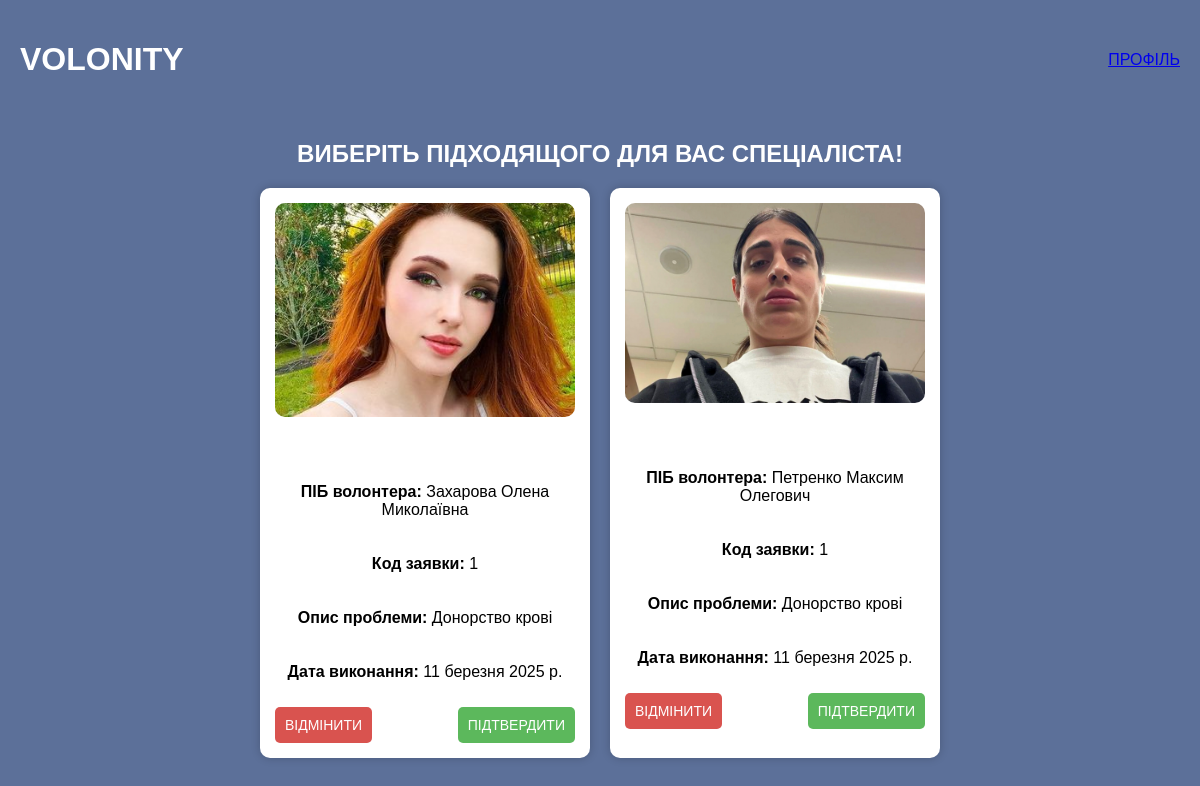
The page /catalog/services/ (signed in) on the database its author committed.
### catalog/models.py (models this page shows, shortened)
class Service(models.Model):
    id_service = models.IntegerField(primary_key=True)  # Первинний ключ
    code_request = models.ForeignKey(Request, on_delete=models.CASCADE)  # Зв'язок з Request
    execution_date = models.DateField()  # Дата виконання
    id_volunteer = models.ForeignKey(Volunteer, on_delete=models.CASCADE)  # Зв'язок з Volunteer

class Request(models.Model):
    id_needy = models.ForeignKey(Needy, on_delete=models.CASCADE)  # Зв'язок з Needy
    code_type_work = models.ForeignKey(TypeWork, on_delete=models.CASCADE)  # Зв'язок з TypeWork
    execution_date = models.DateField()  # Дата виконання
    problem_description = models.TextField()  # Опис проблеми
    code_request = models.IntegerField(primary_key=True)  # Код заявки

### users/models.py (models this page shows, shortened)
class Volunteer(models.Model):
    id_volunteer = models.IntegerField(primary_key=True)  # Первинний ключ
    phone = models.BigIntegerField()  # Числове поле для телефону
    pib_volunteer = models.CharField(max_length=255)  # ПІБ волонтера
    email = models.EmailField(unique=True)  # Email
    login = models.CharField(max_length=100, unique=True)  # Логін
    photo = models.ImageField(upload_to='volunteer_photos/', blank=True, null=True)
    password = models.CharField(max_length=255)  # Пароль
    amount_of_help = models.IntegerField()  # Кількість наданої допомоги
    code_type_work = models.ForeignKey(TypeWork, on_delete=models.CASCADE)  # Зв'язок з TypeWork

### catalog/views.py (the view)
# urls.py: path('services/', catalog_service_view, name='catalog_service'),
def catalog_service_view(request):
    services = Service.objects.select_related('code_request', 'id_volunteer').all()
    user_email = request.session.get('user_email')
    try:
        needy = Needy.objects.get(email=user_email)
    except Needy.DoesNotExist:
        needy = None
    if needy:
        requests = Request.objects.filter(id_needy=needy)
        services = Service.objects.filter(code_request__in=requests)
    else:
        services = []
    return render(request, 'catalog/catalog_service.html', {'services': services, 'MEDIA_URL': settings.MEDIA_URL})

### templates/catalog/catalog_service.html (shortened to what this page needs)
{% load static %}
<!DOCTYPE html>
<html lang="uk">
<head>
    <link rel="stylesheet" href="{% static 'css/catalog_service.css' %}">
</head>
<body>
    <header>
        <h1>VOLONITY</h1>
        <span><a href="{% url 'profile_needy' %}">ПРОФІЛЬ</a></span>
    </header>
    <main>
        <h2>ВИБЕРІТЬ ПІДХОДЯЩОГО ДЛЯ ВАС СПЕЦІАЛІСТА!</h2>
        <div class="cards-container">
            {% for service in services %}
            <div class="card">
                <img src="{{ service.id_volunteer.photo.url }}" alt="Фото волонтера">
                <p>{{ service.volunteer.photo.url }}</p>
                <p><strong>ПІБ волонтера:</strong> {{ service.id_volunteer.pib_volunteer }}</p>
                <p><strong>Код заявки:</strong> {{ service.code_request.code_request }}</p>
                <p><strong>Опис проблеми:</strong> {{ service.code_request.problem_description }}</p>
                <p><strong>Дата виконання:</strong> {{ service.execution_date }}</p>
                <div class="buttons">
                    <button class="cancel">ВІДМІНИТИ</button>
                    <button class="confirm">ПІДТВЕРДИТИ</button>
                </div>
            </div>
            {% empty %}
                <p>Немає доступних послуг.</p>
            {% endfor %}
        </div>
    </main>
</body>
</html>

### static/css/catalog_service.css (style rules this page uses)
body { font-family: Arial, sans-serif; margin: 0; padding: 0; background-color: #5c7099; color: white; text-align: center; }
header { display: flex; justify-content: space-between; align-items: center; padding: 20px; background-color: #5c7099; }
h2 { margin: 20px 0; }
.cards-container { display: flex; flex-wrap: wrap; justify-content: center; gap: 20px; max-width: 1000px; margin: auto; }
.card { background: white; color: black; border-radius: 10px; width: 300px; padding: 15px; text-align: center; box-shadow: 0 0 10px rgba(0, 0, 0, 0.2); }
.card img { width: 100%; border-radius: 10px; }
.card p { padding: 10px 0; }
.buttons { display: flex; justify-content: space-between; }
button { padding: 10px; border: none; border-radius: 5px; font-size: 14px; cursor: pointer; }
.cancel { background-color: #d9534f; color: white; }
.confirm { background-color: #5cb85c; color: white; }

### rows shown on the page
Service: id_volunteer.photo (picture), id_volunteer.pib_volunteer "Захарова Олена Миколаївна", code_request.code_request "1", code_request.problem_description "Донорство крові", execution_date "11 березня 2025 р."
Service: id_volunteer.photo (picture), id_volunteer.pib_volunteer "Петренко Максим Олегович", code_request.code_request "1", code_request.problem_description "Донорство крові", execution_date "11 березня 2025 р."
